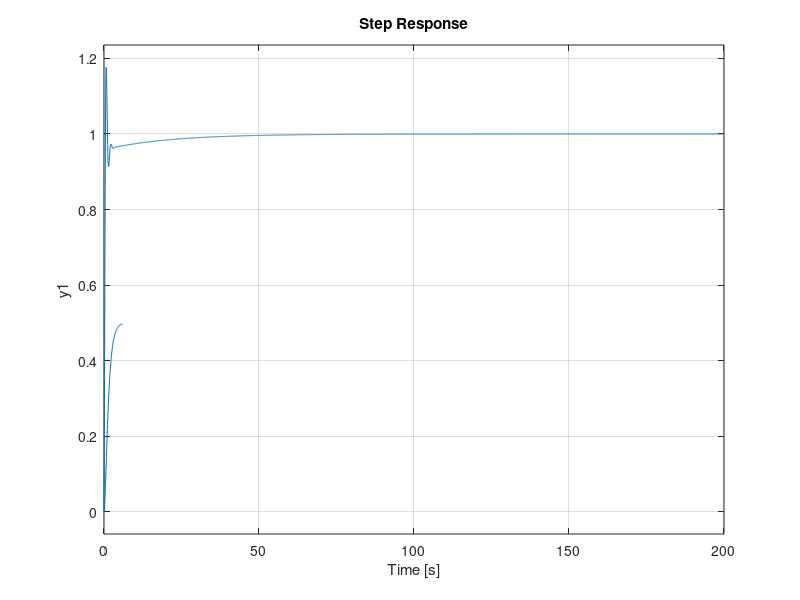

Write MATLAB code to recreate this figure.
clc
clear
clear all

num = 1;
dnum = [1 3 1];
g = tf(num, dnum);
sys = feedback(g, 1);
step(sys);
hold on 

kp = 20;
ki = 1;
kd = 1;

p = pid(kp, ki, kd);
sys_new = feedback(p*g, 1);
step(sys_new);

% p = pidtune(g, 'pid')
